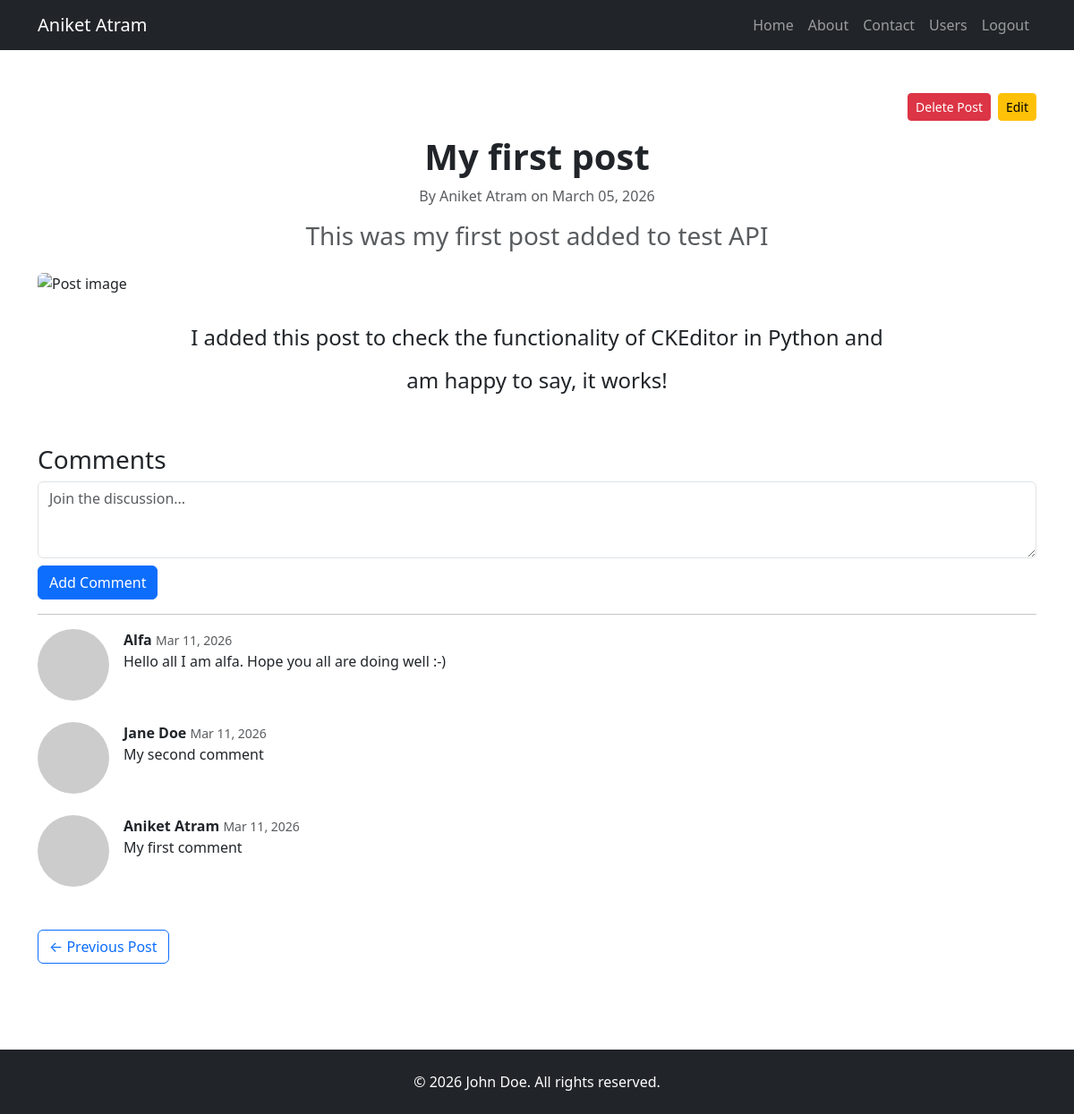
Page /post/1 (signed in) on the committed database.
### app/models/user.py (models this page shows, shortened)
class User(db.Model, UserMixin):
	__tablename__ = "users"
	id: Mapped[int] = mapped_column(Integer, primary_key=True)
	username: Mapped[str] = mapped_column(String(250), nullable=False, unique=True)
	email: Mapped[str] = mapped_column(String(100), nullable=False, unique=True)
	password: Mapped[str] = mapped_column(String(100), nullable=False)
	role: Mapped[str] = mapped_column(String(100), nullable=False, default="user")
	comments: Mapped[list["Comment"]] = relationship(back_populates="author", cascade="all, delete-orphan")
	def avatar(self, size: int = 60) -> str:
		digest = hashlib.md5(self.email.lower().encode("utf-8")).hexdigest()
		return f"https://www.gravatar.com/avatar/{digest}?s={size}&d=retro"

### app/models/post.py (models this page shows)
class Post(db.Model):
	__tablename__ = "blog_posts"
	id: Mapped[int] = mapped_column(Integer, primary_key=True)
	title: Mapped[str] = mapped_column(String(255),nullable=False)
	subtitle: Mapped[str] = mapped_column(String(255), nullable=False)
	body: Mapped[str] = mapped_column(Text, nullable=False)
	author: Mapped[str] = mapped_column(String(255), nullable=False)
	img_url: Mapped[str] = mapped_column(String(255), nullable=False)
	created_at: Mapped[datetime] = mapped_column(DateTime(timezone=True), nullable=False, server_default=func.now())
	updated_at: Mapped[datetime] = mapped_column(DateTime(timezone=True), nullable=False, server_default=func.now(), onupdate=func.now())
	comments: Mapped[list["Comment"]] = relationship(back_populates="post", cascade="all, delete-orphan", order_by="Comment.created_at.desc()")

### app/models/comment.py (models this page shows)
class Comment(db.Model):
	__tablename__ = "comments"
	id: Mapped[int] = mapped_column(Integer, primary_key=True)
	text: Mapped[str] = mapped_column(Text, nullable=False)
	created_at: Mapped[datetime] = mapped_column(DateTime(timezone=True), nullable=False, server_default=func.now())
	user_id: Mapped[int] = mapped_column(ForeignKey("users.id"), nullable=False)
	post_id: Mapped[int] = mapped_column(ForeignKey("blog_posts.id"), nullable=False, index=True)
	author: Mapped["User"] = relationship(back_populates="comments")
	post: Mapped["Post"] = relationship(back_populates="comments")

### app/routes/posts.py (the view, shortened to what this page needs)
@posts_bp.route('/post/<int:post_id>', methods=['GET', 'POST'])
@login_required
def view_post(post_id):
    post = db.session.execute(
        db.select(Post).where(Post.id == post_id)
    ).scalar_one_or_none()
    if not post:
        abort(404)
    form = CommentForm()
    next_post = db.session.execute(db.select(Post).where(Post.id < post.id).order_by(Post.id.desc())).scalars().first()
    previous_post = db.session.execute(db.select(Post).where(Post.id > post.id).order_by(Post.id.asc())).scalars().first()
    return render_template("post.html", post=post, form=form, previous_post=previous_post, next_post=next_post)

### app/forms/comment_form.py
class CommentForm(FlaskForm):
    text = TextAreaField("Comment", validators=[DataRequired("Cannot post empty comment")],render_kw={"placeholder": "Join the discussion..."})
    submit = SubmitField("Send")

### app/__init__.py (called while the page is built)
@login_manager.user_loader
def load_user(user_id):
    return db.get_or_404(User, user_id)

def create_app():
	app = Flask(__name__)
	app.config.from_object('config.Config')
	app.register_blueprint(posts_bp)
	app.register_blueprint(users_bp, url_prefix="/users")
	db.init_app(app)
	ckeditor.init_app(app)
	bootstrap.init_app(app)
	from app import models
	migrate.init_app(app, db)
	login_manager.init_app(app)
	login_manager.login_view = "users.login"
	login_manager.login_message_category = "danger"
	login_manager.login_message = "You must be logged in to access this page"
	@app.errorhandler(404)
	def page_not_found(e):
		return render_template("404.html"), 404
	@app.context_processor
	def inject_current_year():
		return {'current_year': datetime.utcnow().year}
	return app

### app/templates/post.html (shortened to what this page needs)
{% extends "base.html" %}
{% block content %}
{% if current_user.is_authenticated and current_user.role == "admin" %}
<div class="d-flex justify-content-end mb-3 gap-2">
    <form method="post" action="{{ url_for('posts.delete_post', post_id=post.id) }}"
          onsubmit="return confirm('Are you sure you want to delete this post?');">
        <button class="btn btn-sm btn-danger">Delete Post</button>
    </form>
    <a class="btn btn-sm btn-warning" href="{{ url_for('posts.edit_post', post_id=post.id) }}">Edit</a>
</div>
{% endif %}
<article class="mb-5">
    <header class="mb-4 text-center">
        <h1 class="fw-bold">{{ post.title }}</h1>
        <p class="text-muted">By {{ post.author }} on {{ post.created_at.strftime('%B %d, %Y') }}</p>
        {% if post.subtitle %}
        <p class="text-muted h3">{{ post.subtitle }}</p>
        {% endif %}
    </header>
    {% if post.img_url %}
    <img src="{{ post.img_url }}" alt="Post image" class="img-fluid rounded mx-auto d-block mb-4" />
    {% endif %}
    <section class="blog-post-content mx-auto fs-4 lh-lg">
        {{ post.body | safe }}
    </section>
</article>
<h3>Comments</h3>
{% if current_user.is_authenticated %}
<form method="POST">
    {{ form.text(class="form-control", rows=3) }}
    <button class="btn btn-primary mt-2">Add Comment</button>
</form>
{% else %}
<p><a href="{{ url_for('users.login') }}">Log in</a> to leave a comment.</p>
{% endif %}
<hr>
{% for comment in post.comments %}
<div class="d-flex mb-4">
    <img src="{{ comment.author.avatar(60) }}" class="rounded-circle me-3">
    <div>
        <strong>{{ comment.author.username }}</strong>
        <small class="text-muted">{{ comment.created_at.strftime('%b %d, %Y') }}</small>
        <p>{{ comment.text }}</p>
    </div>
</div>
{% else %}
<p>No comments yet.</p>
{% endfor %}
<div class="d-flex justify-content-between mt-5">
    {% if previous_post %}
    <a href="{{ url_for('posts.view_post', post_id=previous_post.id) }}" class="btn btn-outline-primary">← Previous Post</a>
    {% else %}
    <span></span>
    {% endif %}
</div>
{% endblock %}

### app/templates/partials/header.html (shortened to what this page needs)
<nav class="navbar navbar-expand-lg navbar-dark bg-dark fixed-top">
  <div class="container">
    <a class="navbar-brand" href="{{ url_for('posts.home') }}">{{ current_user.username }}</a>
    <div class="collapse navbar-collapse" id="navbarNav">
      <ul class="navbar-nav ms-auto">
        <li class="nav-item">
          <a class="nav-link" href="{{ url_for('posts.home') }}">Home</a>
        </li>
        <li class="nav-item">
          <a class="nav-link" href="{{ url_for('posts.about') }}">About</a>
        </li>
        <li class="nav-item">
          <a class="nav-link" href="{{ url_for('posts.contact') }}">Contact</a>
        </li>
        {% if current_user.is_authenticated and current_user.role == "admin" %}
        <li class="nav-item">
            <a class="nav-link" href="{{ url_for('users.show_users') }}">Users</a>
        </li>
        {% endif %}
        {% if current_user.is_authenticated %}
          <li class="nav-item">
            <a class="nav-link" href="{{ url_for('users.logout') }}">Logout</a>
          </li>
        {% else %}
          <li class="nav-item">
            <a class="nav-link" href="{{ url_for('users.login') }}">Login</a>
          </li>
        {% endif %}
      </ul>
    </div>
  </div>
</nav>
<div style="height: 56px;"></div>

### app/static/css/styles.css (style rules this page uses)
.blog-post-content { max-width: 800px; margin: 0 auto; text-align: center; }

### rows in the picture
User: username "Aniket Atram"
Post: title "My first post", author "Aniket Atram", created_at "March 05, 2026", subtitle "This was my first post added to test API", body "I added this post to check the functionality of CKEditor in Python and am happy to say, it works!"
Comment: author.username "Alfa", created_at "Mar 11, 2026", text "Hello all I am alfa. Hope you all are doing well :-)"
Comment: author.username "Jane Doe", created_at "Mar 11, 2026", text "My second comment"
Comment: author.username "Aniket Atram", created_at "Mar 11, 2026", text "My first comment"
